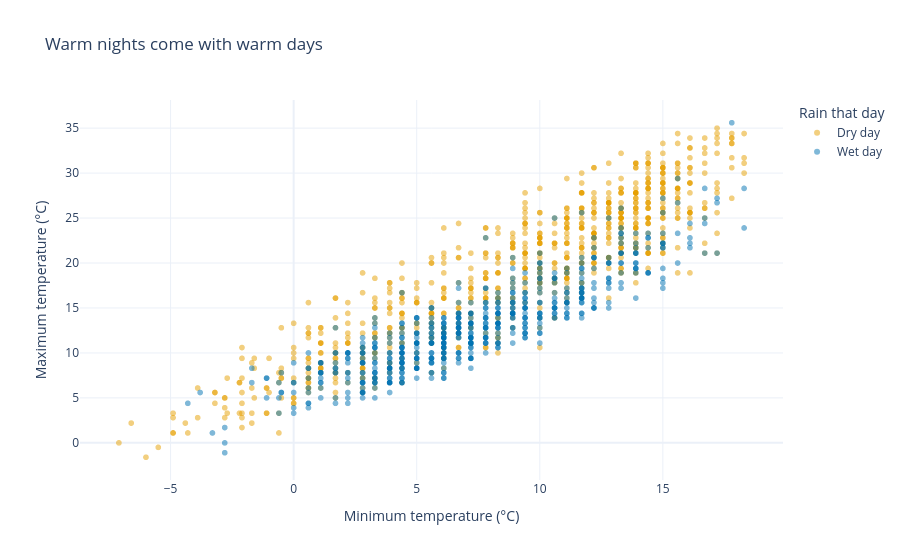

The notebook cell this image was saved under:
### Code cell
# Plotly: hover over a dot to see its date, rain and wind
fig = px.scatter(
    df_weather, x="temp_min", y="temp_max", color="day_type",
    color_discrete_map=day_colors, opacity=0.5,
    hover_data={"date": "|%d %b %Y", "precipitation": True, "wind": True},
    title="Warm nights come with warm days",
    labels={"temp_min": "Minimum temperature (°C)",
            "temp_max": "Maximum temperature (°C)",
            "day_type": "Rain that day", "precipitation": "Rain (mm)",
            "wind": "Wind (m/s)"},
)
fig.update_layout(template="plotly_white")
fig.show()

### Figure 1 — Plotly figure (JSON) as saved in the notebook; plotly's stock layout.template omitted (floating-point values rounded to 4 significant figures; data arrays with more than 128 entries replaced by an {"elided": "..."} marker saying what was removed)
{"data": [{"customdata": {"elided": "838x3 mixed values"}, "hovertemplate": "Rain that day=Dry day<br>Minimum temperature (°C)=%{x}<br>Maximum temperature (°C)=%{y}<br>date=%{customdata[0]|%d %b %Y}<br>Rain (mm)=%{customdata[1]}<br>Wind (m/s)=%{customdata[2]}<extra></extra>", "legendgroup": "Dry day", "marker": {"color": "#E69F00", "opacity": 0.5, "symbol": "circle"}, "mode": "markers", "name": "Dry day", "showlegend": true, "type": "scattergl", "x": {"elided": "838 float values"}, "xaxis": "x", "y": {"elided": "838 float values"}, "yaxis": "y"}, {"customdata": {"elided": "623x3 mixed values"}, "hovertemplate": "Rain that day=Wet day<br>Minimum temperature (°C)=%{x}<br>Maximum temperature (°C)=%{y}<br>date=%{customdata[0]|%d %b %Y}<br>Rain (mm)=%{customdata[1]}<br>Wind (m/s)=%{customdata[2]}<extra></extra>", "legendgroup": "Wet day", "marker": {"color": "#0072B2", "opacity": 0.5, "symbol": "circle"}, "mode": "markers", "name": "Wet day", "showlegend": true, "type": "scattergl", "x": {"elided": "623 float values"}, "xaxis": "x", "y": {"elided": "623 float values"}, "yaxis": "y"}], "layout": {"legend": {"title": {"text": "Rain that day"}, "tracegroupgap": 0}, "title": {"text": "Warm nights come with warm days"}, "xaxis": {"anchor": "y", "domain": [0.0, 1.0], "title": {"text": "Minimum temperature (°C)"}}, "yaxis": {"anchor": "x", "domain": [0.0, 1.0], "title": {"text": "Maximum temperature (°C)"}}}}
